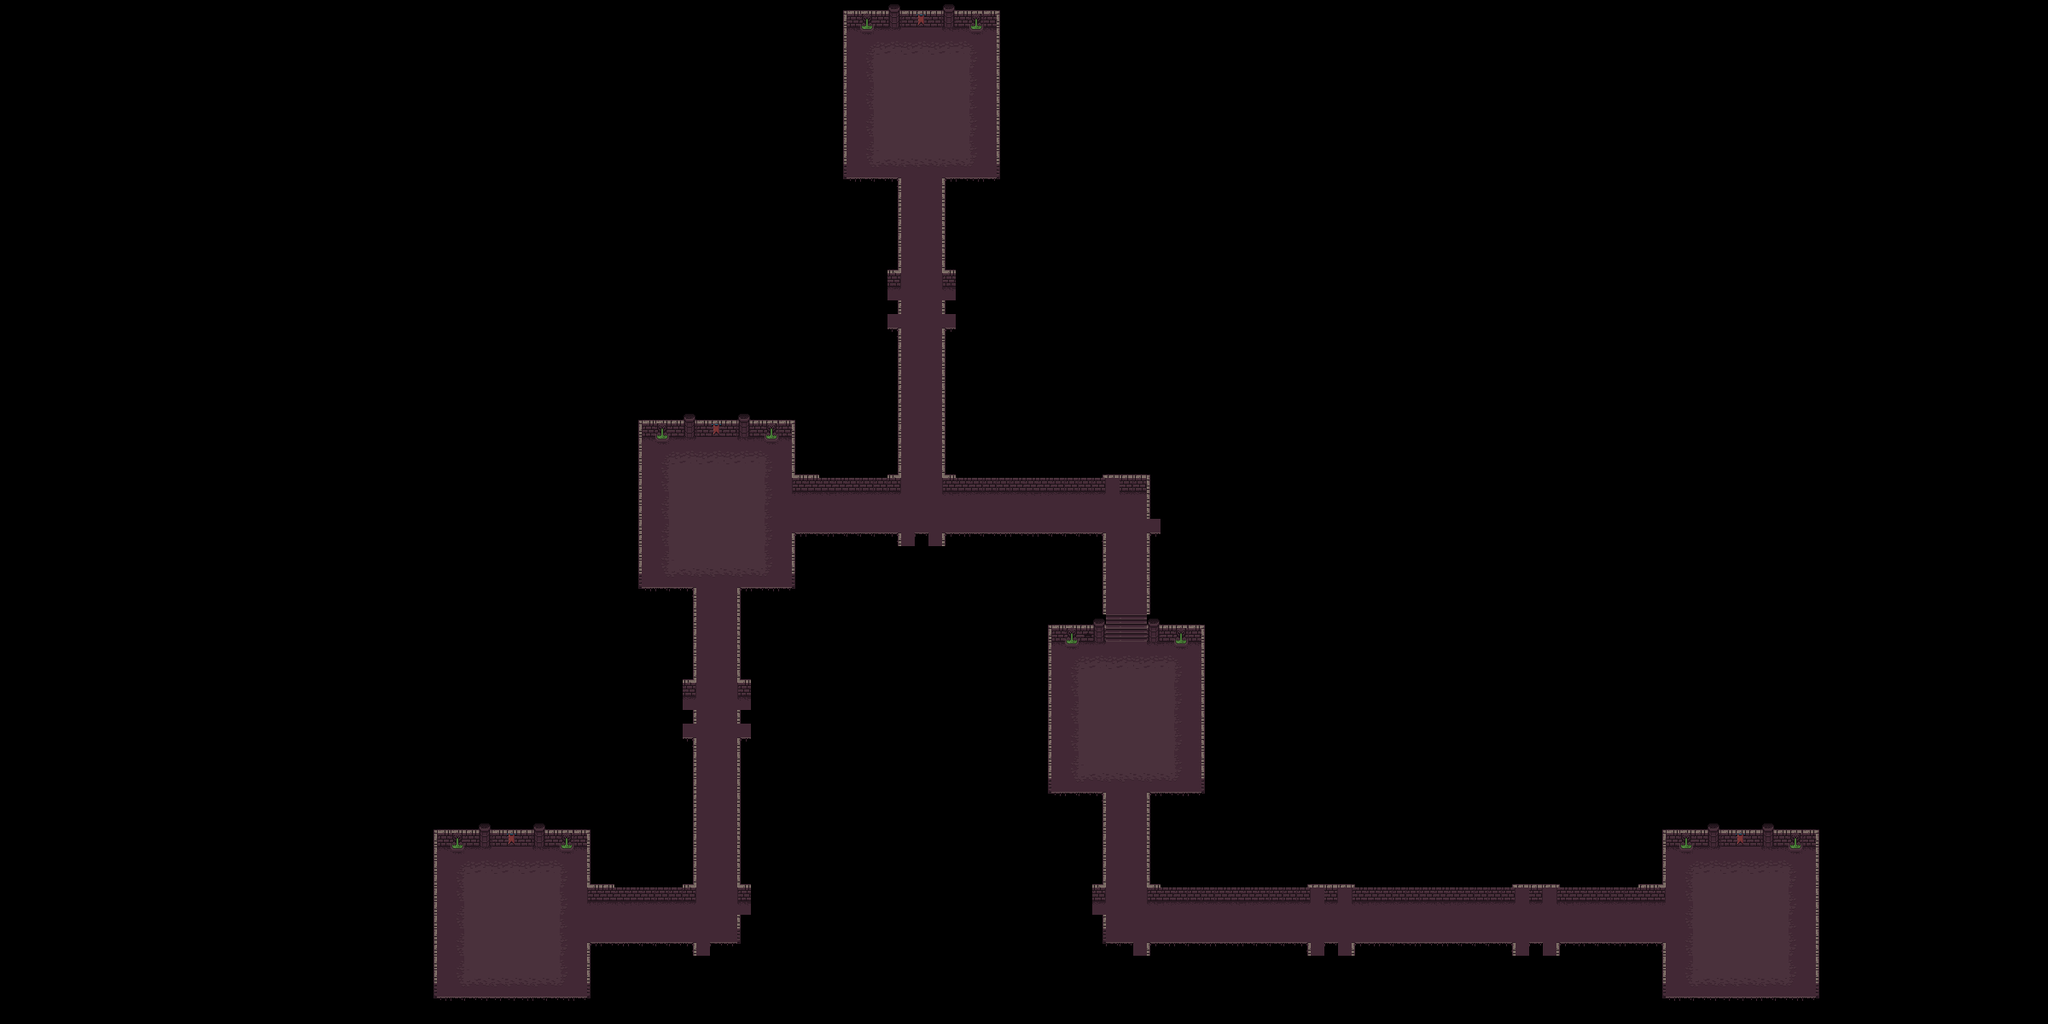

Below is a game level as drawn by its tile map, then a one-line description and the .tmx that defines it (tile-layer data replaced by summaries):
An orthogonal 150x75 tile map with 16x16 px tiles, 2 tile layers (suelo, paredes).

<map version="1.0" tiledversion="1.1.4" orientation="orthogonal" renderorder="right-down" width="150" height="75" tilewidth="16" tileheight="16" infinite="0" nextobjectid="1">
 <tileset firstgid="1" name="0x72_16x16DungeonTileset.v4" tilewidth="16" tileheight="16" tilecount="256" columns="16">
  <image source="0x72_16x16DungeonTileset.v4.png" width="256" height="256" />
 </tileset>
 <layer name="suelo" width="150" height="75">
  <data>[11250 cells, 1049 non-empty, 19 distinct tile ids]</data>
 </layer>
 <layer name="paredes" width="150" height="75">
  <data>[11250 cells, 544 non-empty, 28 distinct tile ids]</data>
 </layer>
</map>
